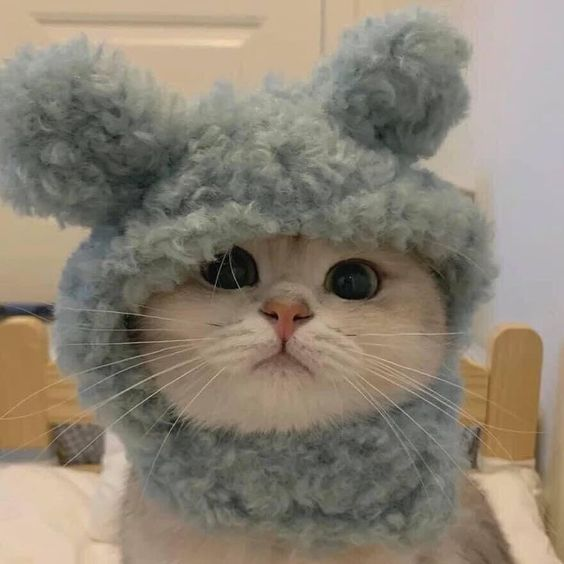
#> input picture F55121075_Asriani_C_Tugas PCD 3/Kucing 1.jpg, 564 x 564 px
$ python Difference-image.py
#> lines starting #> are read from the running program, lines starting #| are printed output that depends on the picture
import cv2
from matplotlib import pyplot as plt

# Load images
img1 = cv2.imread('Kucing 1.jpg')
#> img1 is the input picture: shape (564, 564, 3); mean B, G, R 115.3, 130, 139.4
img2 = cv2.imread('Kucing 2.jpg')
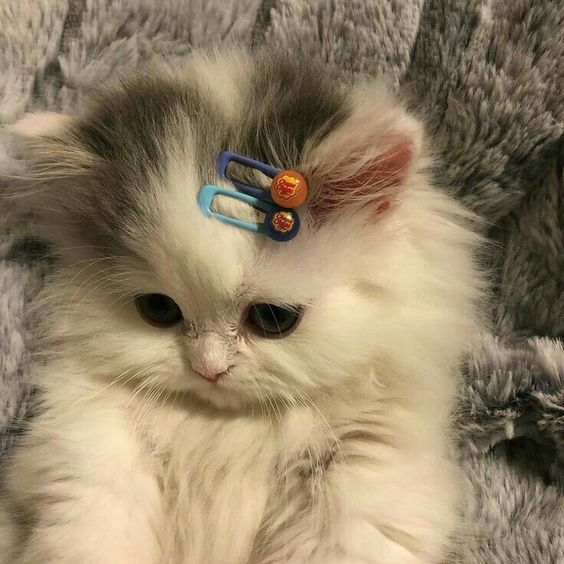
#> input picture F55121075_Asriani_C_Tugas PCD 3/Kucing 2.jpg, 564 x 564 px
#> img2 is the input picture: shape (564, 564, 3); mean B, G, R 103.9, 130.4, 147.1

# Resize gambar untuk memiliki ukuran yang sama
img1 = cv2.resize(img1, (640, 480))
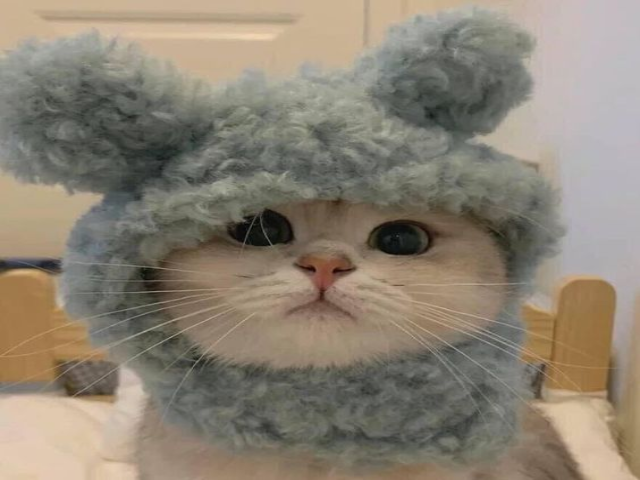
#> img1: shape (480, 640, 3); mean B, G, R 115.2, 129.9, 139.3
img2 = cv2.resize(img2, (640, 480))
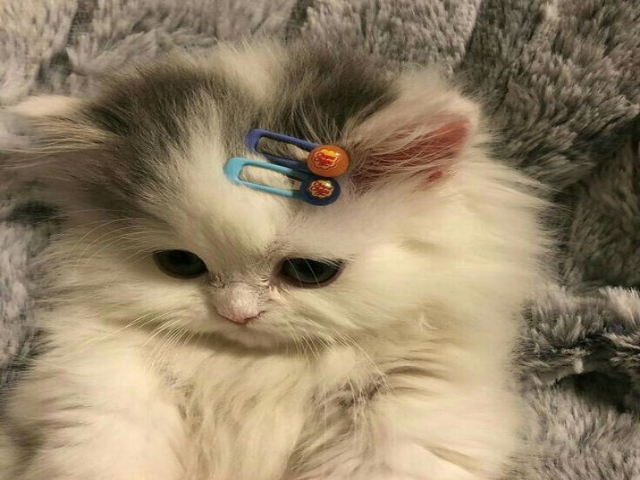
#> img2: shape (480, 640, 3); mean B, G, R 103.7, 130.2, 147

# Convert ke grayscale jika kedua gambar memiliki 3 channel
if img1.shape[2] == 3 and img2.shape[2] == 3:
    img1 = cv2.cvtColor(img1, cv2.COLOR_BGR2GRAY)
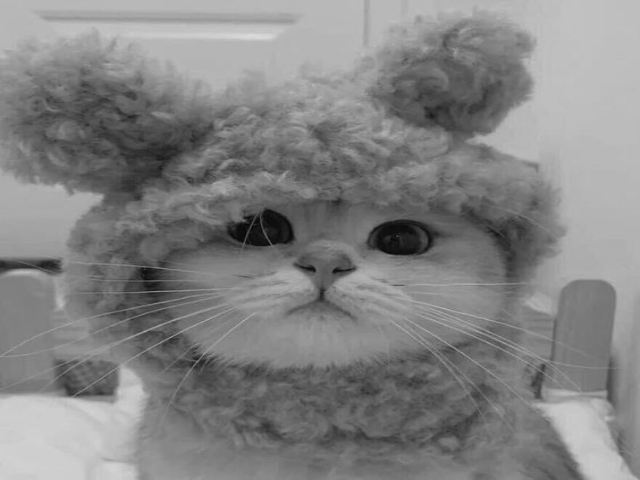
#> img1: shape (480, 640); min 2, max 217, mean 131
    img2 = cv2.cvtColor(img2, cv2.COLOR_BGR2GRAY)
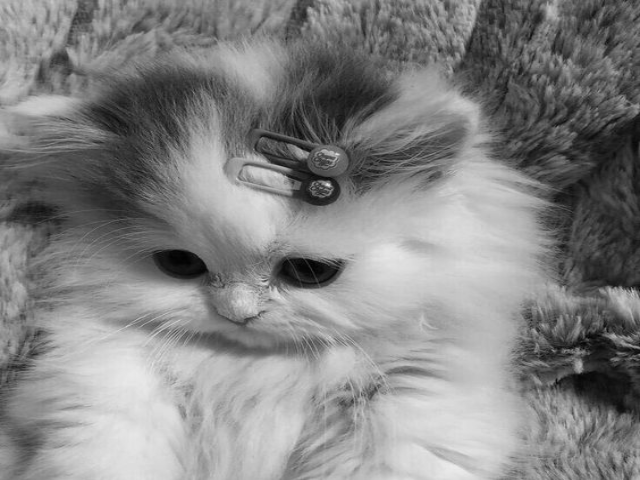
#> img2: shape (480, 640); min 1, max 236, mean 132.2

# Compute difference image
diff = cv2.absdiff(img1, img2)
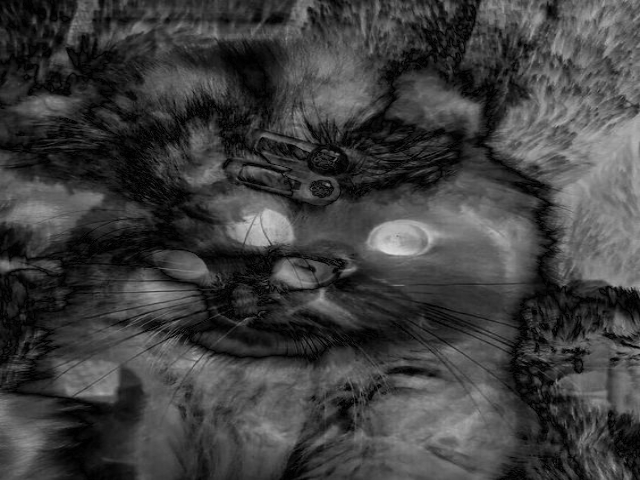
#> diff: shape (480, 640); min 0, max 220, mean 62.7

# Display input images and difference image
cv2.imshow('Input Image 1', img1)
cv2.imshow('Input Image 2', img2)
cv2.imshow('Difference Image', diff)

# Display histogram of difference image
hist = cv2.calcHist([diff], [0], None, [256], [0, 256])
#> hist = 256 values, max 2830 at index 50, min 0 at index 221, mean 1200
plt.plot(hist)
plt.xlim([0, 256])
plt.title('Histogram of Difference Image')
plt.show()
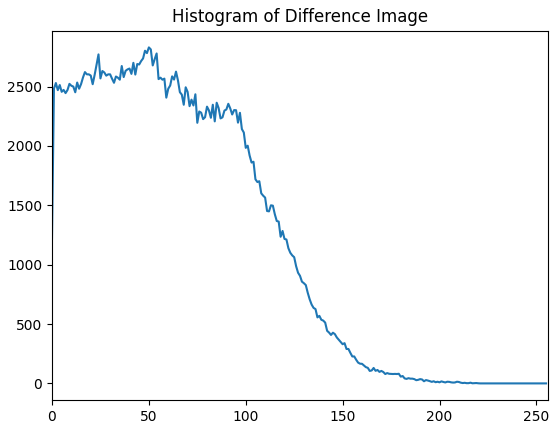
#> figure drawn by matplotlib, 1 panel; curve peaks at x = 50, y = 2830

# Save output image
cv2.imwrite('diff.jpg', diff)

# Wait for key press and then close all windows
cv2.waitKey(0)
cv2.destroyAllWindows()
